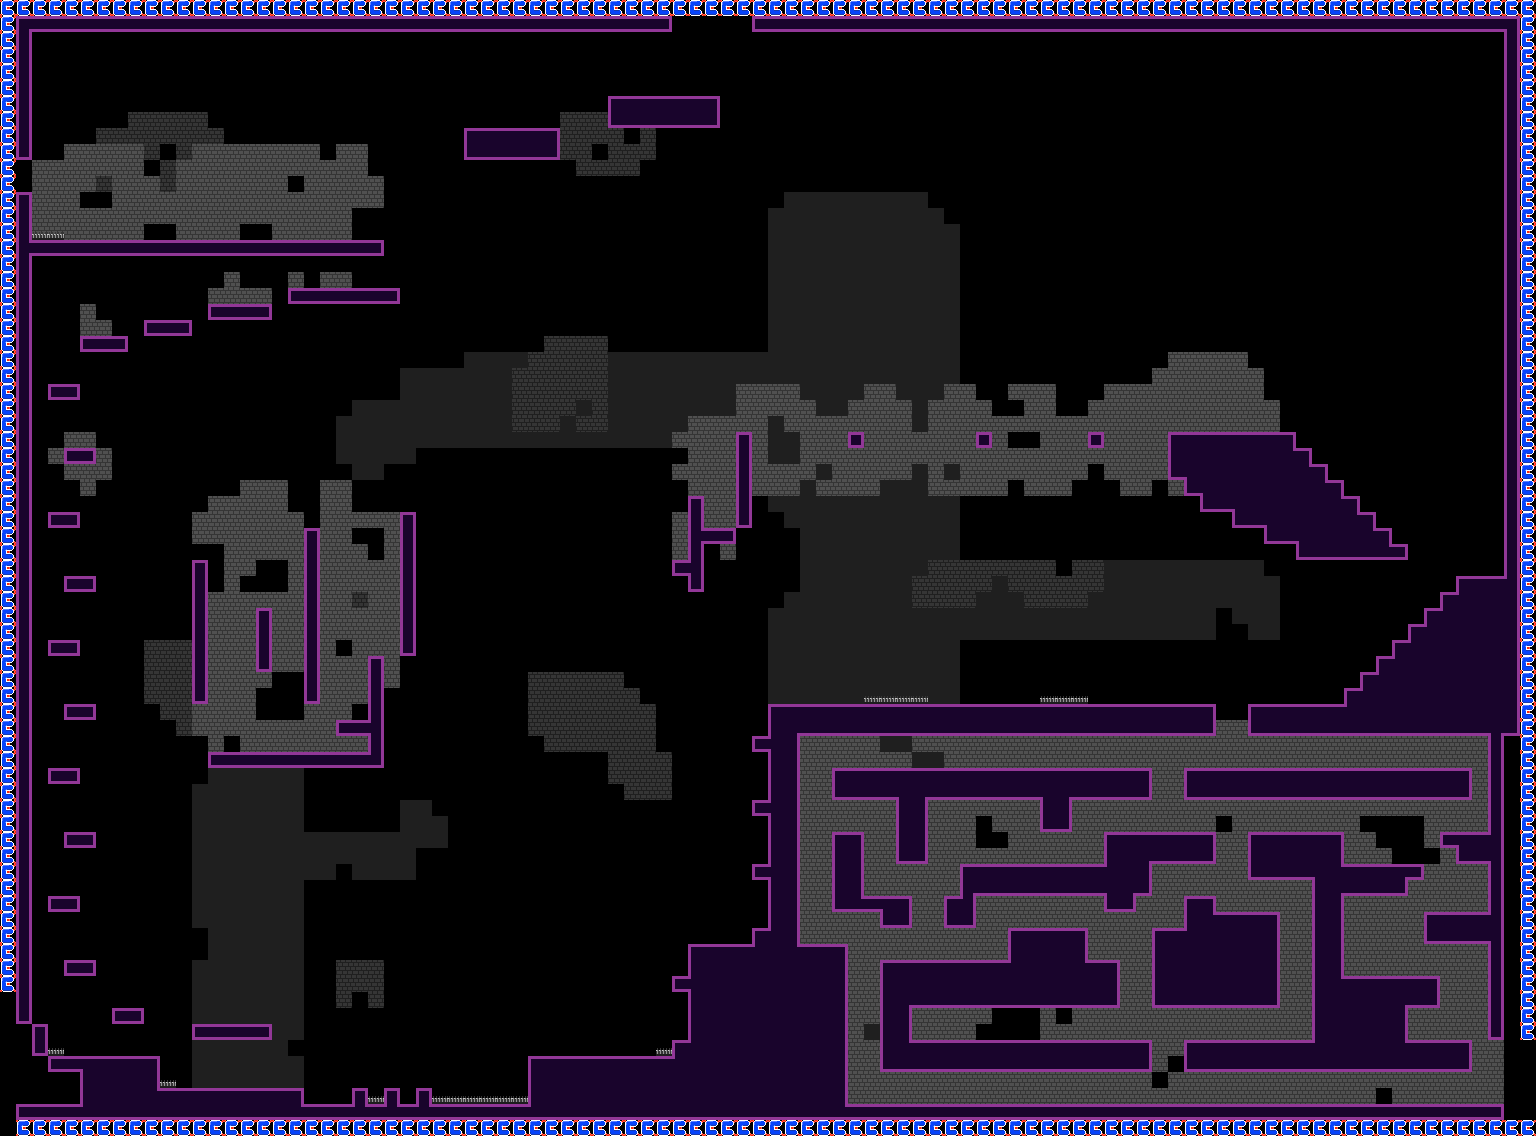

Rendered tile map (Tiled .tmx) drawn with the repository's tilesets; below, a short description and the map source with its tile grids summarised:
An orthogonal 96x71 tile map with 16x16 px tiles, 7 tile layers (background tile 0.5, background tile 0.7, background tile 1, hazards, ...), 2 tilesets and 24 objects (9x Spawn, 6x SpawnTrigger, 3x Trigger).

<map version="1.9" tiledversion="1.9.0" orientation="orthogonal" renderorder="left-down" width="96" height="71" tilewidth="16" tileheight="16" infinite="0" nextlayerid="30" nextobjectid="41">
 <editorsettings>
  <export target="test_csvs.csv" format="csv" />
 </editorsettings>
 <tileset firstgid="1" source="../../assets/level_assets/tiles/tile_set_template/tile_set_template.tsx" />
 <tileset firstgid="101" source="../../assets/level_assets/decoration objects/object_set_template/object_set_template.tsx" />
 <group id="16" name="visuals">
  <group id="14" name="bg decoration">
   <layer id="23" name="background tile 0.5" class="tile decoration" width="96" height="71" parallaxx="0.5" parallaxy="0.5">
    <data>[6816 cells, 1097 non-empty, 1 distinct tile ids]</data>
   </layer>
   <layer id="22" name="background tile 0.7" class="tile decoration" width="96" height="71" parallaxx="0.7" parallaxy="0.7">
    <data>[6816 cells, 223 non-empty, 1 distinct tile ids]</data>
   </layer>
   <layer id="26" name="background tile 1" class="tile decoration" width="96" height="71">
    <data>[6816 cells, 1628 non-empty, 1 distinct tile ids]</data>
   </layer>
   <objectgroup id="29" name="background object 1" class="object decoration">
    <object id="35" gid="101" x="198" y="196" width="30" height="30" />
    <object id="36" gid="101" x="158" y="227" width="30" height="30" />
    <object id="37" gid="101" x="308" y="162" width="30" height="30" />
    <object id="38" gid="101" x="93" y="175" width="30" height="30" />
    <object id="39" gid="101" x="95" y="229" width="30" height="30" />
    <object id="40" gid="101" x="153" y="169" width="30" height="30" />
   </objectgroup>
  </group>
  <layer id="10" name="hazards" width="96" height="71">
   <data>[6816 cells, 19 non-empty, 1 distinct tile ids]</data>
  </layer>
  <layer id="1" name="collideable" width="96" height="71">
   <data>[6816 cells, 1275 non-empty, 35 distinct tile ids]</data>
  </layer>
  <group id="15" name="fg decoration" />
 </group>
 <group id="17" name="systems">
  <objectgroup id="7" name="transitions">
   <object id="1" template="../tiled_templates/Trigger.tx" name="room_1" class="Trigger" x="1495.24" y="1033" width="55.9502" height="80.993" />
   <object id="11" template="../tiled_templates/Trigger.tx" name="room_1" class="Trigger" x="53.5789" y="1069.25" width="30.4211" height="38.75" />
   <object id="33" template="../tiled_templates/Trigger.tx" name="room_2" class="Trigger" x="664" y="-4" width="92" height="28" />
  </objectgroup>
  <objectgroup id="8" name="spawns">
   <object id="6" template="../tiled_templates/Spawn.tx" name="room_0" class="Spawn" x="222" y="213">
    <properties>
     <property name="player_facing" value="right" />
    </properties>
   </object>
   <object id="8" template="../tiled_templates/Spawn.tx" name="room_1" class="Spawn" x="1456" y="1079.36">
    <properties>
     <property name="player_facing" value="right" />
    </properties>
   </object>
   <object id="14" template="../tiled_templates/Spawn.tx" name="1" class="Spawn" x="351.916" y="216.154">
    <properties>
     <property name="player_facing" value="right" />
    </properties>
   </object>
   <object id="16" template="../tiled_templates/SpawnTrigger.tx" name="2" class="SpawnTrigger" x="198.103" y="975.299" width="68.897" height="53.4311">
    <properties>
     <property name="trigger_spawn" type="object" value="18" />
    </properties>
   </object>
   <object id="18" template="../tiled_templates/Spawn.tx" name="2" class="Spawn" x="255.102" y="996.823">
    <properties>
     <property name="player_facing" value="right" />
    </properties>
   </object>
   <object id="19" template="../tiled_templates/SpawnTrigger.tx" name="3" class="SpawnTrigger" x="776.139" y="649.286" width="79.861" height="63.714">
    <properties>
     <property name="trigger_spawn" type="object" value="20" />
    </properties>
   </object>
   <object id="20" template="../tiled_templates/Spawn.tx" name="3" class="Spawn" x="815.742" y="676.159">
    <properties>
     <property name="player_facing" value="right" />
    </properties>
   </object>
   <object id="21" template="../tiled_templates/SpawnTrigger.tx" name="4" class="SpawnTrigger" x="1210.87" y="711.383" width="43.13" height="60.617">
    <properties>
     <property name="trigger_spawn" type="object" value="22" />
    </properties>
   </object>
   <object id="22" template="../tiled_templates/Spawn.tx" name="4" class="Spawn" x="1231.51" y="743.489">
    <properties>
     <property name="player_facing" value="right" />
    </properties>
   </object>
   <object id="23" template="../tiled_templates/SpawnTrigger.tx" name="5" class="SpawnTrigger" x="1171.93" y="390.453" width="63.07" height="53.4311">
    <properties>
     <property name="trigger_spawn" type="object" value="24" />
    </properties>
   </object>
   <object id="24" template="../tiled_templates/Spawn.tx" name="5" class="Spawn" x="1199.5" y="408.377">
    <properties>
     <property name="player_facing" value="right" />
    </properties>
   </object>
   <object id="25" template="../tiled_templates/SpawnTrigger.tx" name="6" class="SpawnTrigger" x="693" y="455" width="52" height="65">
    <properties>
     <property name="trigger_spawn" type="object" value="26" />
    </properties>
   </object>
   <object id="26" template="../tiled_templates/Spawn.tx" name="6" class="Spawn" x="696.098" y="471.999">
    <properties>
     <property name="player_facing" value="right" />
    </properties>
   </object>
   <object id="27" template="../tiled_templates/Spawn.tx" name="room_2" class="Spawn" x="703.66" y="32.5277">
    <properties>
     <property name="player_facing" value="right" />
    </properties>
   </object>
   <object id="34" template="../tiled_templates/SpawnTrigger.tx" name="1" class="SpawnTrigger" x="265" y="191" width="116.897" height="53.4311">
    <properties>
     <property name="trigger_spawn" type="object" value="14" />
    </properties>
   </object>
  </objectgroup>
 </group>
 <group id="13" name="camera">
  <layer id="11" name="abs camera boundaries x" width="96" height="71" locked="1">
   <data>[6816 cells, 127 non-empty, 1 distinct tile ids]</data>
  </layer>
  <layer id="12" name="abs camera boundaries y" width="96" height="71" locked="1">
   <data>[6816 cells, 191 non-empty, 1 distinct tile ids]</data>
  </layer>
 </group>
</map>
